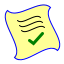
Frame 1 (no input)
Frame 60 (the mouse pressed at the canvas centre just before this capture): identical to frame 1, image omitted
Frame 120 (the mouse held since frame 60 and released just before this capture): identical to frame 1, image omitted

The Processing sketch that drew this single still picture (run headless with seeded random() and noise(); from frame 60 on, the mouse is pressed at the canvas centre):

// Processing sketch: Reports
// ── Reports.pde

void setup()
{
  size(64,64);
}

void draw()
{
  background(255, 255, 255, 0);
  stroke(0,0,255);
  strokeWeight(1);
  fill(255, 255, 150);
  smooth();

  float s = 10 * 0.7;
  float m = 15 * 0.7;
  float l = 20 * 0.7;

  // Define the four corners of our report
  PVector c1 = new PVector(        s,          m);
  PVector c2 = new PVector(width - l,          s);
  PVector c3 = new PVector(width - s, height - l);
  PVector c4 = new PVector(        l, height - s);

  float a = 10;

  // Draw them with a wavy edge
  beginShape();
  vertex_pv(c1);
  bezierVertex_pv(pv_add(c1,  a,  a), pv_add(c2, -a, -a), c2);
  bezierVertex_pv(pv_add(c2, -a,  a), pv_add(c3,  a, -a), c3);
  bezierVertex_pv(pv_add(c3, -a, -a), pv_add(c4,  a,  a), c4);
  bezierVertex_pv(pv_add(c4,  a, -a), pv_add(c1, -a,  a), c1);
  endShape(CLOSE);
  
  stroke(0);
  noFill();
  
  c1 = pv_add(c1,  10, 10);
  c2 = pv_add(c2, -10, 10);

  float b = 5;

  // Draw a line of text on the report
  bezier_pv(c1, pv_add(c1,  b,  b), pv_add(c2, -b, -b), c2);
  
  c1 = pv_add(c1, 2, 5);
  c2 = pv_add(c2, 2, 5);

  // Draw a line of text on the report
  bezier_pv(c1, pv_add(c1,  b,  b), pv_add(c2, -b, -b), c2);

  c1 = pv_add(c1, 2, 5);
  c2 = pv_add(c2, 2, 5);

  // Draw a line of text on the report
  bezier_pv(c1, pv_add(c1,  b,  b), pv_add(c2, -b, -b), c2);
  
  // Draw a tick on the report
  stroke(0, 128, 0);
  strokeWeight(3);

  beginShape();
  vertex(29, 40);
  vertex(33, 43);
  vertex(42, 33);
  endShape();
}

PVector pv_add(PVector pv, float x, float y)
{
  return new PVector(pv.x + x, pv.y + y);
}

void vertex_pv(PVector pv)
{
  vertex(pv.x, pv.y);
}

void bezierVertex_pv(PVector cp1, PVector cp2, PVector pv)
{
  bezierVertex(cp1.x, cp1.y, cp2.x, cp2.y, pv.x, pv.y);
}

void bezier_pv(PVector pv1, PVector cp1, PVector cp2, PVector pv2)
{
  bezier(pv1.x, pv1.y, cp1.x, cp1.y, cp2.x, cp2.y, pv2.x, pv2.y);
}
